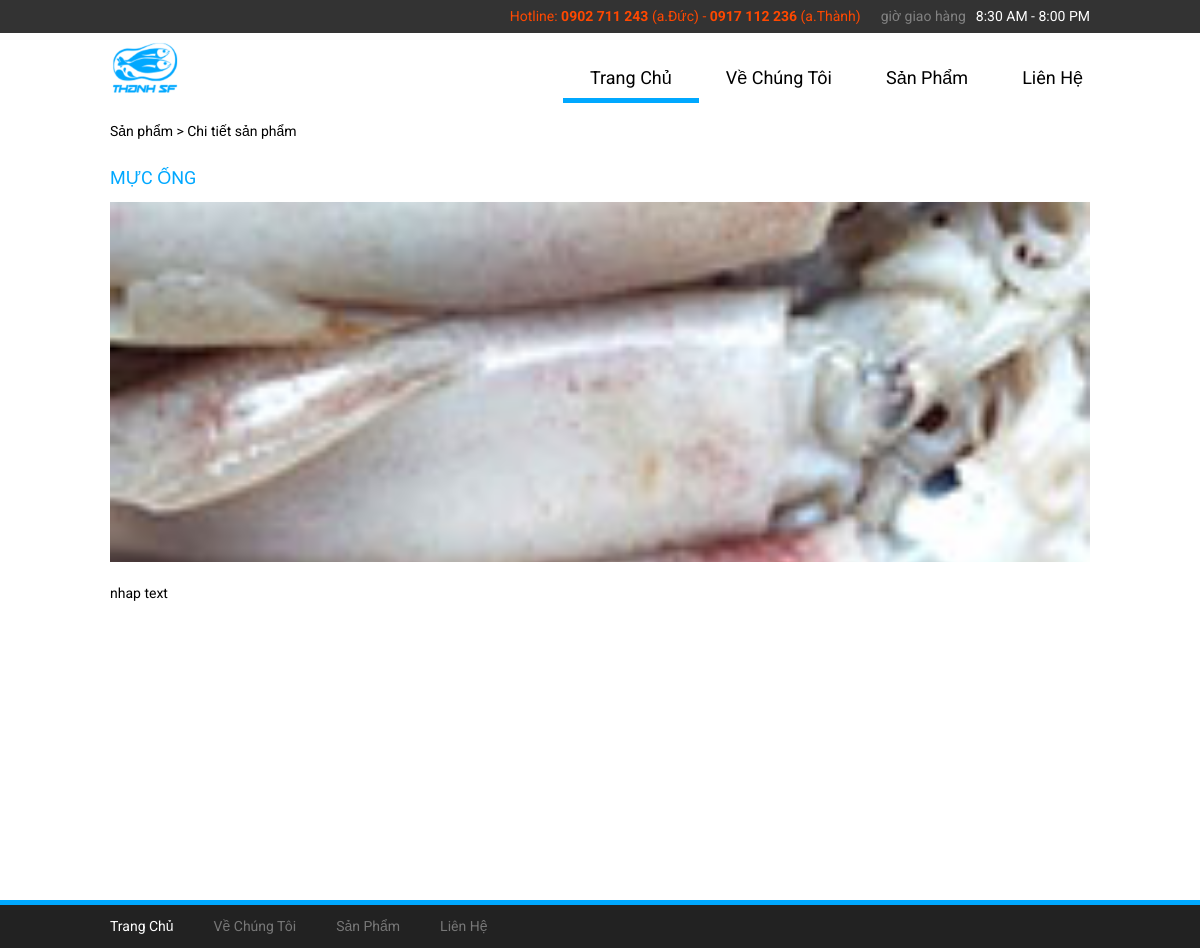
Page /product-detail.php?proCode=MU168893035 on the committed database.
### tables this page shows
CREATE TABLE IF NOT EXISTS `products` (
  `pro_id` int(32) NOT NULL AUTO_INCREMENT,
  `pro_code` varchar(32) NOT NULL,
  `pro_name` varchar(32) NOT NULL,
  `pro_image` varchar(1024) NOT NULL,
  `pro_brand` varchar(32) NOT NULL,
  `pro_amount` int(32) NOT NULL,
  `pro_detail` varchar(1024) NOT NULL,
  `pro_writer` varchar(32) NOT NULL,
  `pro_insert_date` varchar(32) NOT NULL,
  `pro_expired` varchar(32) NOT NULL,
  `pro_rate` int(32) NOT NULL,
  `pro_price` int(32) NOT NULL,
  `pro_saleoff` int(32) NOT NULL,
  `pro_price_total` int(32) NOT NULL,
  `pro_type` int(11) NOT NULL DEFAULT '0',
  PRIMARY KEY (`pro_id`)
);

### includes/product.php (the view, shortened to what this page needs)
<?php
function pro_detail($pro_path_img_slider,$pro_file_img){
    $pro_code = $_REQUEST['proCode'];
$pro_item = mysql_query("SELECT * FROM products WHERE pro_code = '$pro_code'");
$row = mysql_fetch_assoc($pro_item);
echo '<div class="title">
                            <h4>' . $row["pro_name"] . '</h4></div>
                        <div class="image"><img src="'.$pro_path_img_slider.$row["pro_image"].'"></div>
                        <div>
                            <p>
                                ' . $row["pro_detail"] . '
                            </p>
                        </div>';
}
?>

### css/admin.css (style rules this page uses)
* { margin:0;padding:0;-webkit-box-sizing:border-box;-moz-box-sizing:border-box;-ms-box-sizing:border-box;-o-box-sizing:border-box;box-sizing:border-box;font-family:Roboto,sans-serif }
body { height:100%;user-select:none }
img { line-height:0;display:block }
h4 { font-size:18px;line-height:29px;font-weight:400 }
body { font-size:14px;line-height:23px;font-weight:400;background-color:#fff }
body.home-page { background-image:url(../images/bg-company-info.jpg);background-repeat:no-repeat;background-size:cover;background-position:center;background-attachment:fixed }
.container.detail-product .content .image { position:relative;width:100%;height:360px;overflow:hidden;margin-bottom:20px }
.container.detail-product .content .image img { position:relative;top:-150px;width:100% }
.wrapper .container .title { margin-bottom:10px }
.wrapper .container .title h4 { text-transform:uppercase;color:#00a8ff }

### rows in the picture
products: pro_name "MỰC ỐNG", pro_image (picture), pro_detail "nhap text"
